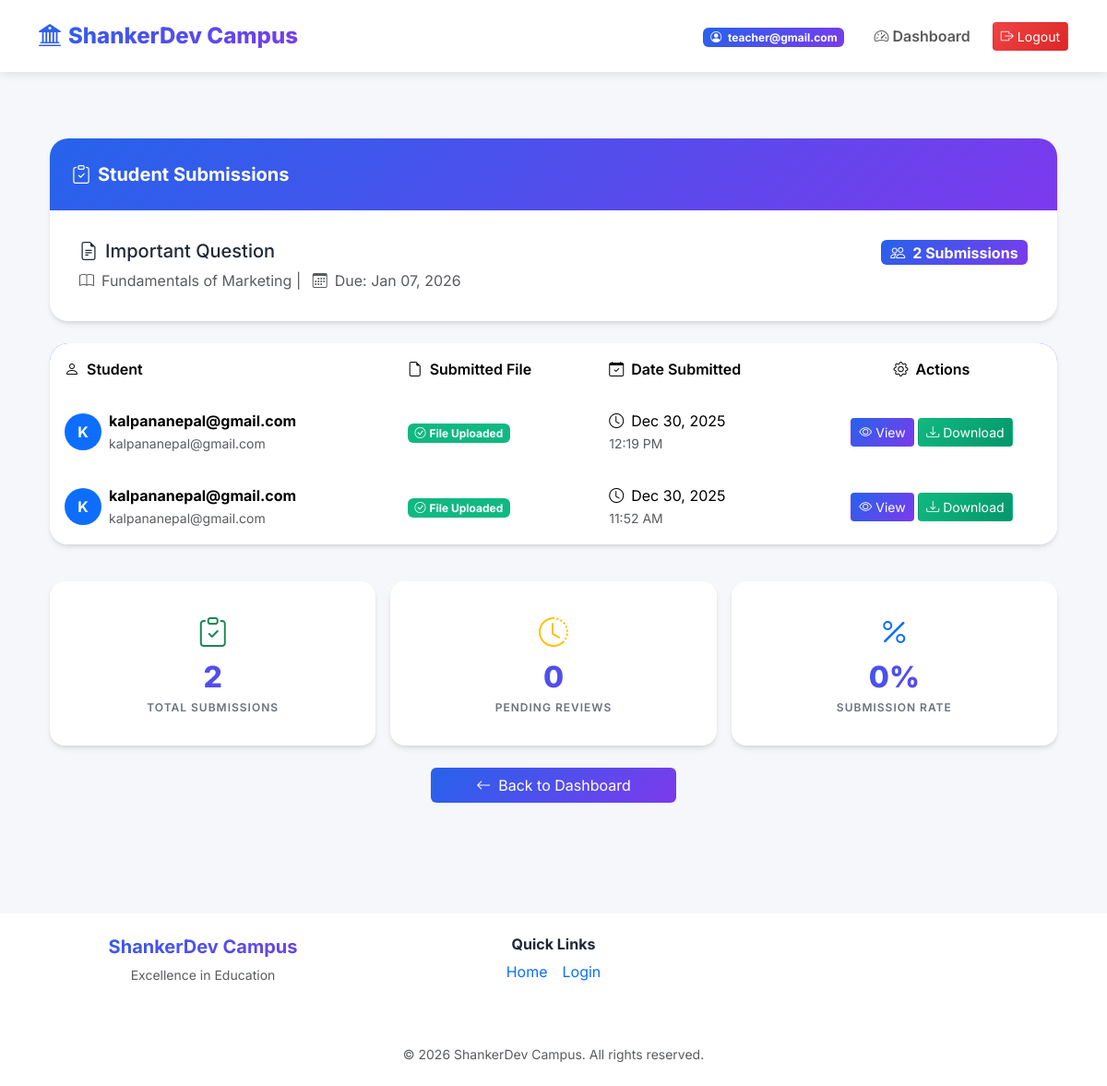
The app's page /campus/teacher/assignment/4/submissions/ (signed in) with its own data.
### users/models.py (models this page shows, shortened)
class CustomUser(AbstractUser):
    ROLE_CHOICES = (
        ('student', 'Student'),
        ('teacher', 'Teacher'),
        ('admin', 'Admin'),
    )
    email = models.EmailField(unique=True)
    phone_number = models.CharField(max_length=15, blank=True, null=True, unique=True)
    role = models.CharField(max_length=20, choices=ROLE_CHOICES, default='student')
    is_approved = models.BooleanField(default=False, help_text="Designates whether this user has been approved by an admin.")
    USERNAME_FIELD = 'email'
    REQUIRED_FIELDS = []
    objects = CustomUserManager()

### campus/models.py (models this page shows, shortened)
class Assignment(models.Model):
    title = models.CharField(max_length=200)
    description = models.TextField()
    subject = models.ForeignKey(Subject, on_delete=models.CASCADE)
    teacher = models.ForeignKey(CustomUser, on_delete=models.CASCADE)
    due_date = models.DateField()
    semester = models.IntegerField()
    file = models.FileField(upload_to='assignments/', blank=True, null=True)

class Subject(models.Model):
    name = models.CharField(max_length=100)
    faculty = models.ForeignKey(Faculty, on_delete=models.CASCADE)
    semester = models.IntegerField()

class Submission(models.Model):
    assignment = models.ForeignKey(Assignment, on_delete=models.CASCADE)
    student = models.ForeignKey(CustomUser, on_delete=models.CASCADE)
    file = models.FileField(upload_to='submissions/')
    submitted_at = models.DateTimeField(auto_now_add=True)

### campus/views.py (the view)
# urls.py: path('teacher/assignment/<int:pk>/submissions/', view_submissions, name='view_submissions'),
@login_required
@teacher_required
def view_submissions(request, pk):
    try:
        assignment = Assignment.objects.get(id=pk, teacher=request.user)
        submissions = Submission.objects.filter(assignment=assignment).order_by('-submitted_at')
    except Assignment.DoesNotExist:
        messages.error(request, "Assignment not found or unauthorized.")
        return redirect('teacher_dashboard')
    return render(request, 'campus/view_submissions.html', {'assignment': assignment, 'submissions': submissions})

### campus/views.py (called while the page is built)
def teacher_required(function):
    return user_passes_test(lambda u: u.role == 'teacher' and u.is_authenticated)(function)

### myproject/context_processors.py (called while the page is built)
def college_context(request):  # Adjust name to match your setup
    return {
        'college_info': CollegeInfo.objects.first(),
        'events': Event.objects.all(),
    }

### campus/templates/campus/view_submissions.html (shortened to what this page needs)
{% extends 'base.html' %}
{% block content %}
<div class="container py-4">
    <div class="card-modern mb-4">
        <div class="card-header-modern">
            <i class="bi bi-clipboard-check me-2"></i>Student Submissions
        </div>
        <div class="card-body-modern">
            <div class="row">
                <div class="col-md-6">
                    <h5 class="mb-2"><i class="bi bi-file-earmark-text me-2"></i>{{ assignment.title }}</h5>
                    <p class="text-muted mb-0">
                        <i class="bi bi-book me-2"></i>{{ assignment.subject.name }} |
                        <i class="bi bi-calendar3 me-2 ms-2"></i>Due: {{ assignment.due_date|date:"M d, Y" }}
                    </p>
                </div>
                <div class="col-md-6 text-md-end mt-3 mt-md-0">
                    <span class="badge badge-primary-modern fs-6">
                        <i class="bi bi-people me-2"></i>{{ submissions|length }} Submission{{ submissions|length|pluralize }}
                    </span>
                </div>
            </div>
        </div>
    </div>
    <div class="card-modern">
        <div class="card-body-modern p-0">
            <div class="table-responsive">
                <table class="table table-modern mb-0">
                    <thead>
                        <tr>
                            <th><i class="bi bi-person me-2"></i>Student</th>
                            <th><i class="bi bi-file-earmark me-2"></i>Submitted File</th>
                            <th><i class="bi bi-calendar-check me-2"></i>Date Submitted</th>
                            <th class="text-center"><i class="bi bi-gear me-2"></i>Actions</th>
                        </tr>
                    </thead>
                    <tbody>
                        {% for sub in submissions %}
                        <tr>
                            <td>
                                <div class="d-flex align-items-center">
                                    <div class="bg-primary text-white rounded-circle d-flex align-items-center justify-content-center me-2"
                                         style="width: 40px; height: 40px; font-weight: bold;">
                                        {{ sub.student.get_full_name|default:sub.student.email|slice:":1"|upper }}
                                    </div>
                                    <div>
                                        <strong>{{ sub.student.get_full_name|default:sub.student.email }}</strong>
                                        <br><small class="text-muted">{{ sub.student.email }}</small>
                                    </div>
                                </div>
                            </td>
                            <td>
                                {% if sub.file %}
                                <span class="badge badge-success-modern">
                                    <i class="bi bi-check-circle me-1"></i>File Uploaded
                                </span>
                                {% else %}
                                <span class="badge badge-danger-modern">
                                    <i class="bi bi-x-circle me-1"></i>No File
                                </span>
                                {% endif %}
                            </td>
                            <td>
                                <i class="bi bi-clock me-2"></i>{{ sub.submitted_at|date:"M d, Y" }}
                                <br><small class="text-muted">{{ sub.submitted_at|date:"h:i A" }}</small>
                            </td>
                            <td class="text-center">
                                {% if sub.file %}
                                <a href="{{ sub.file.url }}" target="_blank" class="btn btn-primary-modern btn-sm">
                                    <i class="bi bi-eye me-1"></i>View
                                </a>
                                <a href="{{ sub.file.url }}" download class="btn btn-success-modern btn-sm">
                                    <i class="bi bi-download me-1"></i>Download
                                </a>
                                {% else %}
                                <span class="text-muted small">No file available</span>
                                {% endif %}
                            </td>
                        </tr>
                        {% endfor %}
                    </tbody>
                </table>
            </div>
        </div>
    </div>
    {% if submissions %}
    <div class="row g-3 mt-4">
        <div class="col-md-4">
            <div class="stats-card">
                <i class="bi bi-clipboard-check text-success fs-2 mb-2"></i>
                <div class="stats-number" style="font-size: 2rem;">{{ submissions|length }}</div>
                <div class="stats-label" style="font-size: 0.75rem;">Total Submissions</div>
            </div>
        </div>
        <div class="col-md-4">
            <div class="stats-card">
                <i class="bi bi-clock-history text-warning fs-2 mb-2"></i>
                <div class="stats-number" style="font-size: 2rem;">{{ pending_count|default:0 }}</div>
                <div class="stats-label" style="font-size: 0.75rem;">Pending Reviews</div>
            </div>
        </div>
        <div class="col-md-4">
            <div class="stats-card">
                <i class="bi bi-percent text-primary fs-2 mb-2"></i>
                <div class="stats-number" style="font-size: 2rem;">{{ submission_rate|default:"0" }}%</div>
                <div class="stats-label" style="font-size: 0.75rem;">Submission Rate</div>
            </div>
        </div>
    </div>
    {% endif %}
    <div class="mt-4 text-center">
        <a href="{% url 'teacher_dashboard' %}" class="btn btn-primary-modern px-5">
            <i class="bi bi-arrow-left me-2"></i>Back to Dashboard
        </a>
    </div>
</div>
{% endblock %}

### myproject/templates/base.html (shortened to what this page needs)
{% load static %}
<!DOCTYPE html>
<html lang="en">
<head>
    <link href="https://cdn.jsdelivr.net/npm/bootstrap@5.3.3/dist/css/bootstrap.min.css" rel="stylesheet">
    <link rel="stylesheet" href="https://cdn.jsdelivr.net/npm/bootstrap-icons@1.11.3/font/bootstrap-icons.min.css">
    <link rel="stylesheet" href="{% static 'css/modern-styles.css' %}">
</head>
<body>
    <nav class="navbar navbar-expand-lg navbar-modern sticky-top">
        <div class="container">
            <a class="navbar-brand d-flex align-items-center" href="{% url 'home' %}">
                <i class="bi bi-bank2 me-2 fs-4"></i>
                <span>ShankerDev Campus</span>
            </a>
            <div class="collapse navbar-collapse" id="navbarNav">
                <ul class="navbar-nav ms-auto align-items-center">
                    {% if user.is_authenticated %}
                    <li class="nav-item me-3">
                        <span class="badge badge-primary-modern">
                            <i class="bi bi-person-circle me-1"></i>
                            {{ user.email }}
                        </span>
                    </li>
                    {% if user.role == 'student' %}
                    <li class="nav-item">
                        <a class="nav-link" href="{% url 'student_dashboard' %}">
                            <i class="bi bi-speedometer2 me-1"></i>Dashboard
                        </a>
                    </li>
                    {% elif user.role == 'teacher' %}
                    <li class="nav-item">
                        <a class="nav-link" href="{% url 'teacher_dashboard' %}">
                            <i class="bi bi-speedometer2 me-1"></i>Dashboard
                        </a>
                    </li>
                    {% elif user.role == 'admin' %}
                    <li class="nav-item">
                        <a class="nav-link" href="{% url 'admin_dashboard' %}">
                            <i class="bi bi-speedometer2 me-1"></i>Dashboard
                        </a>
                    </li>
                    {% endif %}
                    <li class="nav-item">
                        <form action="{% url 'logout' %}" method="post" class="d-inline">
                            <button type="submit" class="btn btn-danger-modern btn-sm ms-2">
                                <i class="bi bi-box-arrow-right me-1"></i>Logout
                            </button>
                        </form>
                    </li>
                    {% endif %}
                </ul>
            </div>
        </div>
    </nav>
    <div class="content-wrapper">
        <div class="container my-5">
        {% block content %}{% endblock %}
        </div>
    </div>
    <footer class="mt-5 py-4 text-center" style="background: rgba(255, 255, 255, 0.95); backdrop-filter: blur(10px);">
        <div class="container">
            <div class="row">
                <div class="col-md-4 mb-3">
                    <h5 class="text-gradient fw-bold">ShankerDev Campus</h5>
                    <p class="text-muted small">Excellence in Education</p>
                </div>
                <div class="col-md-4 mb-3">
                    <h6 class="fw-bold">Quick Links</h6>
                    <div class="d-flex justify-content-center gap-3">
                        <a href="{% url 'home' %}" class="text-decoration-none">Home</a>
                        <a href="{% url 'login_selection' %}" class="text-decoration-none">Login</a>
                    </div>
                </div>
            </div>
            <hr>
            <p class="text-muted small mb-0">&copy; 2026 ShankerDev Campus. All rights reserved.</p>
        </div>
    </footer>
</body>
</html>

### static/css/modern-styles.css (style rules this page uses)
:root { --primary-color: #2563eb; --secondary-color: #7c3aed; --success-color: #10b981; --danger-color: #ef4444; --warning-color: #f59e0b; --info-color: #06b6d4; --dark-color: #1f2937; --light-color: #f3f4f6; --card-shadow: 0 4px 6px -1px rgba(0, 0, 0, 0.1), 0 2px 4px -1px rgba(0, 0, 0, 0.06); --card-shadow-lg: 0 10px 15px -3px rgba(0, 0, 0, 0.1), 0 4px 6px -2px rgba(0, 0, 0, 0.05); --transition: all 0.3s cubic-bezier(0.4, 0, 0.2, 1); }
* { margin: 0; padding: 0; box-sizing: border-box; }
html { height: 100%; scroll-behavior: smooth; }
body { font-family: 'Inter', 'Segoe UI', 'Roboto', 'Oxygen', 'Ubuntu', 'Cantarell', sans-serif; background: #f5f7fa; min-height: 100vh; color: var(--dark-color); display: flex; flex-direction: column; }
.content-wrapper { flex: 1 0 auto; }
footer { flex-shrink: 0; margin-top: auto !important; }
.navbar-modern { background: rgba(255, 255, 255, 0.95); -webkit-backdrop-filter: blur(10px); backdrop-filter: blur(10px); box-shadow: 0 2px 10px rgba(0, 0, 0, 0.1); padding: 1rem 0; }
.navbar-brand { font-weight: 800; font-size: 1.5rem; background: linear-gradient(135deg, var(--primary-color), var(--secondary-color)); -webkit-background-clip: text; -webkit-text-fill-color: transparent; background-clip: text; }
.nav-link { font-weight: 600; transition: var(--transition); position: relative; padding: 0.5rem 1rem !important; }
.nav-link::after { content: ''; position: absolute; bottom: 0; left: 50%; width: 0; height: 2px; background: var(--primary-color); transition: var(--transition); transform: translateX(-50%); }
.card-modern { background: white; border-radius: 20px; box-shadow: var(--card-shadow); border: none !important; transition: var(--transition); overflow: hidden; animation: fadeInUp 0.5s ease-out; }
.card-header-modern { background: linear-gradient(135deg, var(--primary-color), var(--secondary-color)); color: white; padding: 1.5rem; font-weight: 700; font-size: 1.25rem; border-bottom: none; }
.card-body-modern { padding: 2rem; }
.btn-primary-modern { background: linear-gradient(135deg, var(--primary-color), var(--secondary-color)); color: white; }
.btn-success-modern { background: linear-gradient(135deg, #10b981, #059669); color: white; }
.btn-danger-modern { background: linear-gradient(135deg, #ef4444, #dc2626); color: white; }
.table-modern { background: white; border-radius: 12px; overflow: hidden; box-shadow: var(--card-shadow); }
.table-modern thead { background: linear-gradient(135deg, var(--primary-color), var(--secondary-color)); color: white; }
.table-modern thead th { padding: 1rem; font-weight: 600; border: none; }
.table-modern tbody tr { transition: var(--transition); cursor: pointer; }
.table-modern tbody td { padding: 1rem; vertical-align: middle; border-bottom: 1px solid #e5e7eb; }
.badge-primary-modern { background: linear-gradient(135deg, var(--primary-color), var(--secondary-color)); color: white; }
.badge-success-modern { background: var(--success-color); color: white; }
.stats-card { background: white; border-radius: 16px; padding: 2rem; box-shadow: var(--card-shadow); text-align: center; transition: var(--transition); position: relative; overflow: hidden; }
.stats-card::before { display: none; }
.stats-number { font-size: 3rem; font-weight: 800; background: linear-gradient(135deg, var(--primary-color), var(--secondary-color)); -webkit-background-clip: text; -webkit-text-fill-color: transparent; background-clip: text; }
.stats-label { color: #6b7280; font-weight: 600; text-transform: uppercase; font-size: 0.85rem; letter-spacing: 1px; }
.text-gradient { background: linear-gradient(135deg, var(--primary-color), var(--secondary-color)); -webkit-background-clip: text; -webkit-text-fill-color: transparent; background-clip: text; }
.card, .card-body, .card-header, .card-footer, .list-group-item, .table, .alert, .modal-content, .nav-tabs, .nav-pills, .dropdown-menu { border: none !important; }
* { border-color: transparent !important; }
html { scroll-behavior: smooth; }
.badge-primary-modern, .badge-success-modern, .badge-danger-modern, .badge-warning-modern { animation: badge-pulse 2s ease-in-out infinite; }
.card-modern { animation: fadeInUp 0.5s ease-out; }
.table-modern tbody tr { cursor: pointer; }

### records on screen
CustomUser: email "teacher@gmail.com"
Assignment: title "Important Question", subject.name "Fundamentals of Marketing", due_date "Jan 07, 2026"
Submission: student.get_full_name "K", student.get_full_name "kalpananepal@gmail.com", student.email "kalpananepal@gmail.com", shows "File Uploaded", submitted_at "Dec 30, 2025", submitted_at "12:19 PM"
Submission: student.get_full_name "K", student.get_full_name "kalpananepal@gmail.com", student.email "kalpananepal@gmail.com", shows "File Uploaded", submitted_at "Dec 30, 2025", submitted_at "11:52 AM"

### other values on screen
{{ submissions|length }} "2"
{{ pending_count|default:0 }} "0"
{{ submission_rate|default:"0" }} "0"
